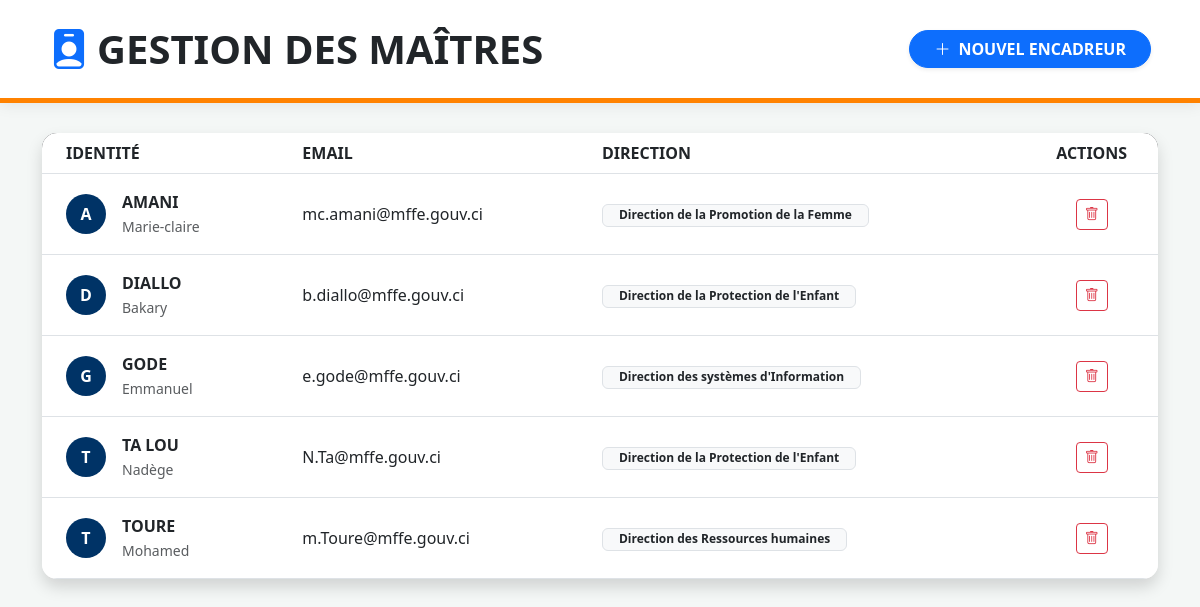
Screenshot of /maitres.php with the database file from the repository.
### tables this page shows
CREATE TABLE `utilisateurs` (
  `id_user` int(11) NOT NULL,
  `nom_user` varchar(100) NOT NULL,
  `prenom_user` varchar(150) DEFAULT NULL,
  `email` varchar(255) NOT NULL,
  `photo_url` varchar(255) DEFAULT NULL,
  `mot_de_passe` varchar(255) NOT NULL,
  `role` enum('DRH','MAITRE') NOT NULL,
  `id_direction` int(11) DEFAULT NULL
);

CREATE TABLE `directions` (
  `id_direction` int(11) NOT NULL,
  `nom_direction` varchar(255) NOT NULL
);

### maitres.php (the view, shortened to what this page needs)
<?php
require_once '../includes/config.php';
$stmt = $pdo->prepare("SELECT u.*, d.nom_direction
                       FROM utilisateurs u
                       LEFT JOIN directions d ON u.id_direction = d.id_direction
                       WHERE u.role = 'MAITRE'
                       ORDER BY u.nom_user ASC");
$stmt->execute();
$maitres = $stmt->fetchAll();
?>
<!DOCTYPE html>
<html lang="fr">
<head>
    <link href="https://cdn.jsdelivr.net/npm/bootstrap@5.3.0/dist/css/bootstrap.min.css" rel="stylesheet">
    <link rel="stylesheet" href="https://cdn.jsdelivr.net/npm/bootstrap-icons@1.11.1/font/bootstrap-icons.css">
</head>
<body>
<div class="container-fluid px-0">
    <div class="page-header d-flex justify-content-between align-items-center">
        <div class="ps-4">
            <h1 class="fw-bold text-dark mb-0"><i class="bi bi-person-badge-fill text-primary me-2"></i>GESTION DES MAÎTRES</h1>
        </div>
        <div class="pe-4">
            <button class="btn btn-primary shadow-sm fw-bold px-4 rounded-pill" data-bs-toggle="collapse" data-bs-target="#formInscrire">
                <i class="bi bi-plus-lg me-2"></i>NOUVEL ENCADREUR
            </button>
        </div>
    </div>
    <div class="container pb-5">
        <div class="card card-custom overflow-hidden shadow">
            <div class="table-responsive">
                <table class="table table-hover align-middle mb-0">
                    <thead class="bg-dark text-white">
                        <tr>
                            <th class="ps-4">IDENTITÉ</th>
                            <th>EMAIL</th>
                            <th>DIRECTION</th>
                            <th class="text-center">ACTIONS</th>
                        </tr>
                    </thead>
                    <tbody>
                        <?php foreach ($maitres as $m): ?>
                        <tr>
                            <td class="ps-4">
                                <div class="d-flex align-items-center py-2">
                                    <div class="avatar-circle me-3"><?= substr($m['nom_user'], 0, 1) ?></div>
                                    <div>
                                        <div class="fw-bold"><?= htmlspecialchars($m['nom_user']) ?></div>
                                        <small class="text-muted"><?= htmlspecialchars($m['prenom_user']) ?></small>
                                    </div>
                                </div>
                            </td>
                            <td><?= htmlspecialchars($m['email']) ?></td>
                            <td><span class="badge bg-light text-dark border px-3"><?= htmlspecialchars($m['nom_direction'] ?? 'N/A') ?></span></td>
                            <td class="text-center">
                                <a href="dashboard.php?page=maitres&delete=<?= $m['id_user'] ?>"
                                   class="btn btn-sm btn-outline-danger"
                                   onclick="return confirm('Attention : Êtes-vous sûr de vouloir supprimer ce maître ?')">
                                    <i class="bi bi-trash"></i>
                                </a>
                            </td>
                        </tr>
                        <?php endforeach; ?>
                    </tbody>
                </table>
            </div>
        </div>
    </div>
</div>
</body>
</html>

### maitres.php (style rules this page uses)
:root { --drh-blue: #003366; --drh-orange: #FF8200; }
body { background-color: #f4f7f6; font-family: 'Segoe UI', sans-serif; }
.page-header { background: white; padding: 25px; border-bottom: 5px solid var(--drh-orange); box-shadow: 0 2px 15px rgba(0,0,0,0.08); margin-bottom: 30px; }
.card-custom { border-radius: 15px; border: none; box-shadow: 0 8px 25px rgba(0,0,0,0.05); }
.table thead { background-color: var(--drh-blue); color: white; }
.avatar-circle { width: 40px; height: 40px; background: var(--drh-blue); color: white; display: flex; align-items: center; justify-content: center; border-radius: 50%; font-weight: bold; }

### rows the page displays
utilisateurs: nom_user "A", nom_user "AMANI", prenom_user "Marie-claire", email "mc.amani@mffe.gouv.ci", id_direction.nom_direction "Direction de la Promotion de la Femme"
utilisateurs: nom_user "D", nom_user "DIALLO", prenom_user "Bakary", email "b.diallo@mffe.gouv.ci", id_direction.nom_direction "Direction de la Protection de l'Enfant"
utilisateurs: nom_user "G", nom_user "GODE", prenom_user "Emmanuel", email "e.gode@mffe.gouv.ci", id_direction.nom_direction "Direction des systèmes d'Information"
utilisateurs: nom_user "T", nom_user "TA LOU", prenom_user "Nadège", email "N.Ta@mffe.gouv.ci", id_direction.nom_direction "Direction de la Protection de l'Enfant"
utilisateurs: nom_user "T", nom_user "TOURE", prenom_user "Mohamed", email "m.Toure@mffe.gouv.ci", id_direction.nom_direction "Direction des Ressources humaines"
